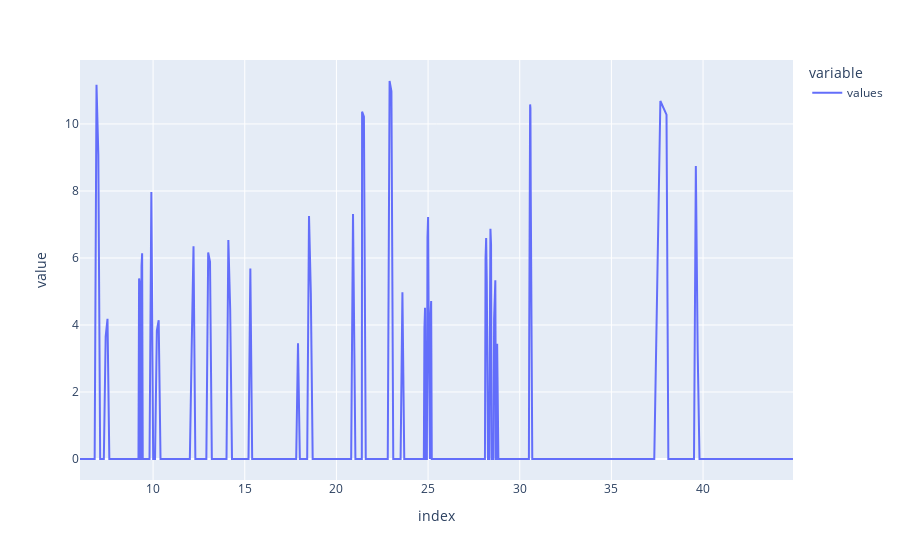
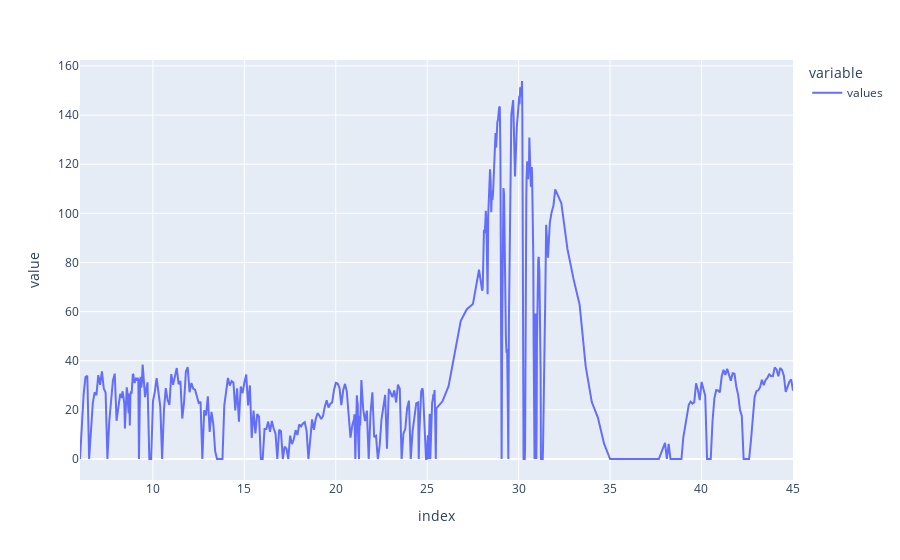
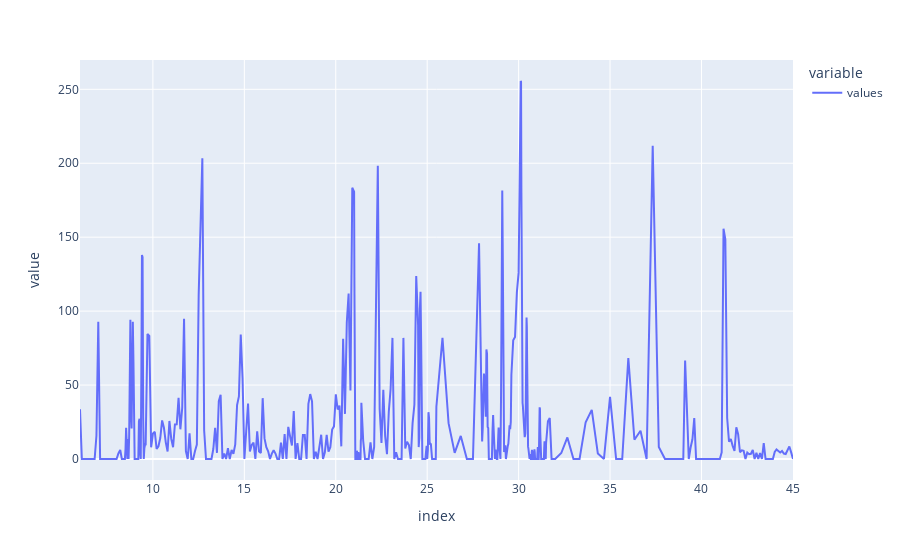
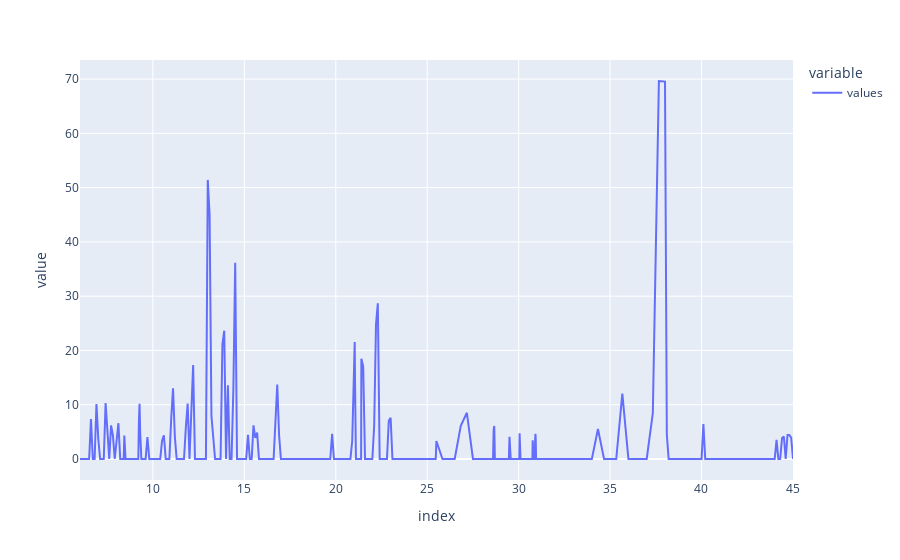

The notebook cell these images were saved under, in order:
### Code cell
# chedadi 100 acide méthylmalonique et 30H-propionique (un peu)
reload(tools)
for i in data[:4]:
    print(i.name)
    fig = i.df.plot()
    fig.show()
    print(i.ruleBasedCheck())

### Figure 1 — Plotly figure (JSON) as saved in the notebook; plotly's stock layout.template omitted (floating-point values rounded to 4 significant figures; data arrays with more than 128 entries replaced by an {"elided": "..."} marker saying what was removed)
{"data": [{"hovertemplate": "variable=values<br>index=%{x}<br>value=%{y}<extra></extra>", "legendgroup": "values", "line": {"color": "#636efa", "dash": "solid"}, "mode": "lines", "name": "values", "orientation": "v", "showlegend": true, "type": "scatter", "x": {"elided": "504 float values"}, "xaxis": "x", "y": {"elided": "504 float values"}, "yaxis": "y"}], "layout": {"legend": {"title": {"text": "variable"}, "tracegroupgap": 0}, "margin": {"t": 60}, "xaxis": {"anchor": "y", "domain": [0, 1], "title": {"text": "index"}}, "yaxis": {"anchor": "x", "domain": [0, 1], "title": {"text": "value"}}}}

### Figure 2 — Plotly figure (JSON) as saved in the notebook; plotly's stock layout.template omitted (floating-point values rounded to 4 significant figures; data arrays with more than 128 entries replaced by an {"elided": "..."} marker saying what was removed)
{"data": [{"hovertemplate": "variable=values<br>index=%{x}<br>value=%{y}<extra></extra>", "legendgroup": "values", "line": {"color": "#636efa", "dash": "solid"}, "mode": "lines", "name": "values", "orientation": "v", "showlegend": true, "type": "scatter", "x": {"elided": "505 float values"}, "xaxis": "x", "y": {"elided": "505 float values"}, "yaxis": "y"}], "layout": {"legend": {"title": {"text": "variable"}, "tracegroupgap": 0}, "margin": {"t": 60}, "xaxis": {"anchor": "y", "domain": [0, 1], "title": {"text": "index"}}, "yaxis": {"anchor": "x", "domain": [0, 1], "title": {"text": "value"}}}}

### Figure 3 — Plotly figure (JSON) as saved in the notebook; plotly's stock layout.template omitted (floating-point values rounded to 4 significant figures; data arrays with more than 128 entries replaced by an {"elided": "..."} marker saying what was removed)
{"data": [{"hovertemplate": "variable=values<br>index=%{x}<br>value=%{y}<extra></extra>", "legendgroup": "values", "line": {"color": "#636efa", "dash": "solid"}, "mode": "lines", "name": "values", "orientation": "v", "showlegend": true, "type": "scatter", "x": {"elided": "505 float values"}, "xaxis": "x", "y": {"elided": "505 float values"}, "yaxis": "y"}], "layout": {"legend": {"title": {"text": "variable"}, "tracegroupgap": 0}, "margin": {"t": 60}, "xaxis": {"anchor": "y", "domain": [0, 1], "title": {"text": "index"}}, "yaxis": {"anchor": "x", "domain": [0, 1], "title": {"text": "value"}}}}

### Figure 4 — Plotly figure (JSON) as saved in the notebook; plotly's stock layout.template omitted (floating-point values rounded to 4 significant figures; data arrays with more than 128 entries replaced by an {"elided": "..."} marker saying what was removed)
{"data": [{"hovertemplate": "variable=values<br>index=%{x}<br>value=%{y}<extra></extra>", "legendgroup": "values", "line": {"color": "#636efa", "dash": "solid"}, "mode": "lines", "name": "values", "orientation": "v", "showlegend": true, "type": "scatter", "x": {"elided": "505 float values"}, "xaxis": "x", "y": {"elided": "505 float values"}, "yaxis": "y"}], "layout": {"legend": {"title": {"text": "variable"}, "tracegroupgap": 0}, "margin": {"t": 60}, "xaxis": {"anchor": "y", "domain": [0, 1], "title": {"text": "index"}}, "yaxis": {"anchor": "x", "domain": [0, 1], "title": {"text": "value"}}}}
